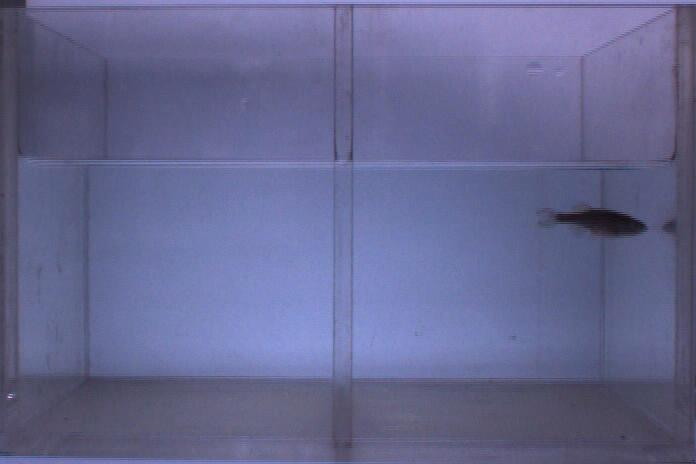
//> input picture lightflow/1.2_1.JPG, 696 x 464 px
$ ./perspective_trans   (built with g++ and OpenCV 4)
//> lines starting //> are read from the running program, lines starting //| are printed output that depends on the picture
#include <opencv2/video/video.hpp>
#include <opencv2/highgui/highgui.hpp>
#include <opencv2/imgproc/imgproc.hpp>
#include <opencv2/core/core.hpp>
#include <iostream>
#include <cstdio>

using namespace std;
using namespace cv;

int main()
{
	Mat img = imread("1.2_1.jpg");
//> img is the input picture: 464 rows x 696 cols, CV_8UC3; mean B, G, R 144.5, 103.7, 101.4
	int img_height = img.rows;
//> img_height = 464
	int img_width = img.cols;
//> img_width = 696
	vector<Point2f> corners(4);
	corners[0] = Point2f(29, 162);
	corners[1] = Point2f(29, 421);
	corners[2] = Point2f(647, 422);
	corners[3] = Point2f(647, 162);
	vector<Point2f> corners_trans(4);
	corners_trans[0] = Point2f(15, 163);
	corners_trans[1] = Point2f(18, 439);
	corners_trans[2] = Point2f(677, 422);
	corners_trans[3] = Point2f(674, 164);

	Mat transform = getPerspectiveTransform(corners, corners_trans);
	cout << transform << endl;
	//cv::warpPerspective(im, quad, transmtx, quad.size());
	Mat img_trans = Mat::zeros(img_height, img_width, CV_8UC3);
	warpPerspective(img, img_trans, transform, img_trans.size());
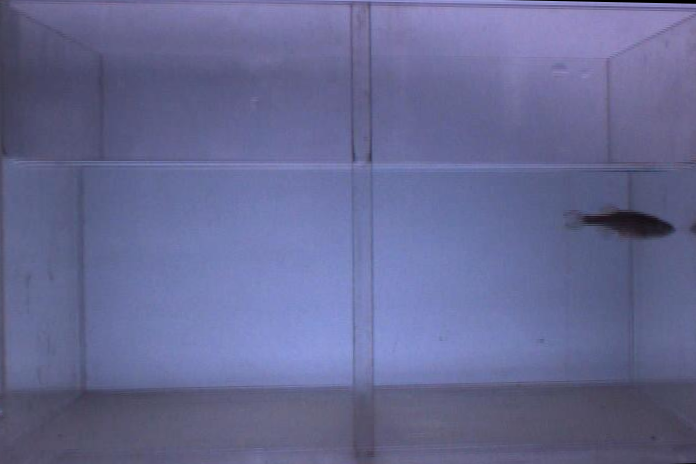
//> img_trans: 464 rows x 696 cols, CV_8UC3; mean B, G, R 146.9, 105.2, 102.3
	Rect rect(15, 163, (679 - 18), (439-163));
	Mat ROI = img_trans(rect);
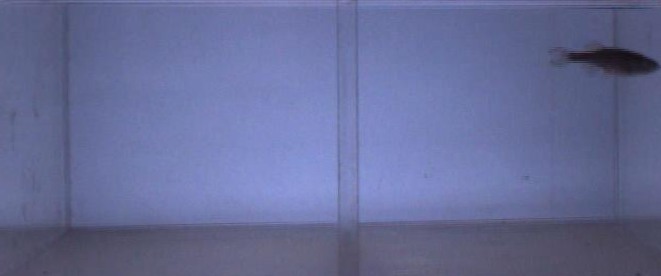
//> ROI: 276 rows x 661 cols, CV_8UC3; mean B, G, R 151.6, 108.5, 102.2
	img_trans = ROI.clone();
	imshow("quadrilateral", img_trans);
	int c = waitKey();
//> the space key is pressed
	imwrite("result.png", img_trans);
	return  0;
}

$ run again, with lightflow/1.1_1.JPG copied over lightflow/1.2_1.JPG
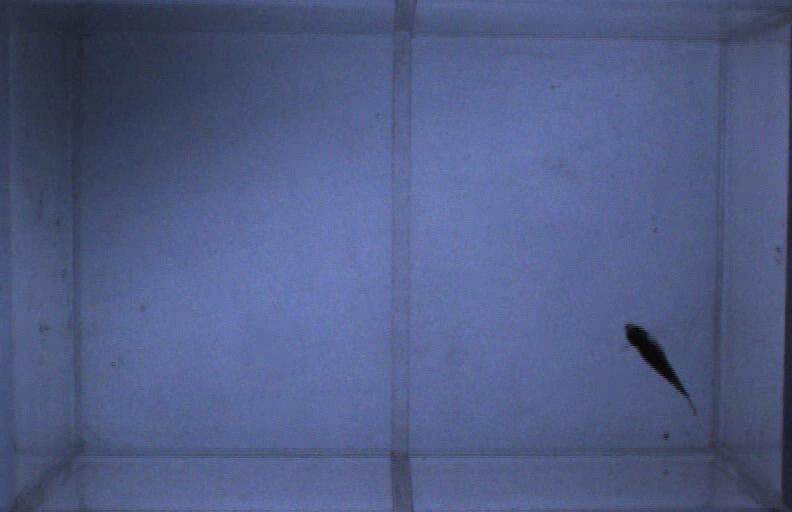
//> input picture lightflow/1.1_1.JPG, 792 x 512 px
//> img is the input picture: 512 rows x 792 cols, CV_8UC3; mean B, G, R 134.2, 92.7, 81.2
//> `warpPerspective(img, img_trans, transform, img_trans.size());`:
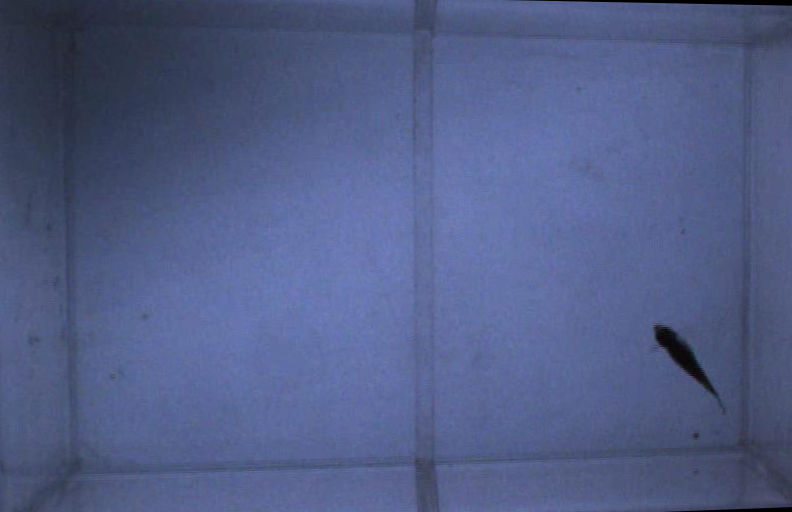
//> img_trans: 512 rows x 792 cols, CV_8UC3; mean B, G, R 135.1, 93.3, 81.5
//> `Mat ROI = img_trans(rect);`:
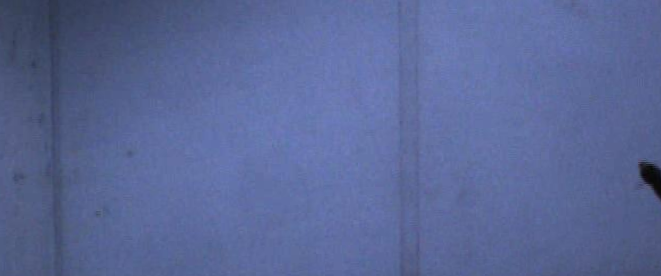
//> ROI: 276 rows x 661 cols, CV_8UC3; mean B, G, R 151.3, 103.5, 90.1
